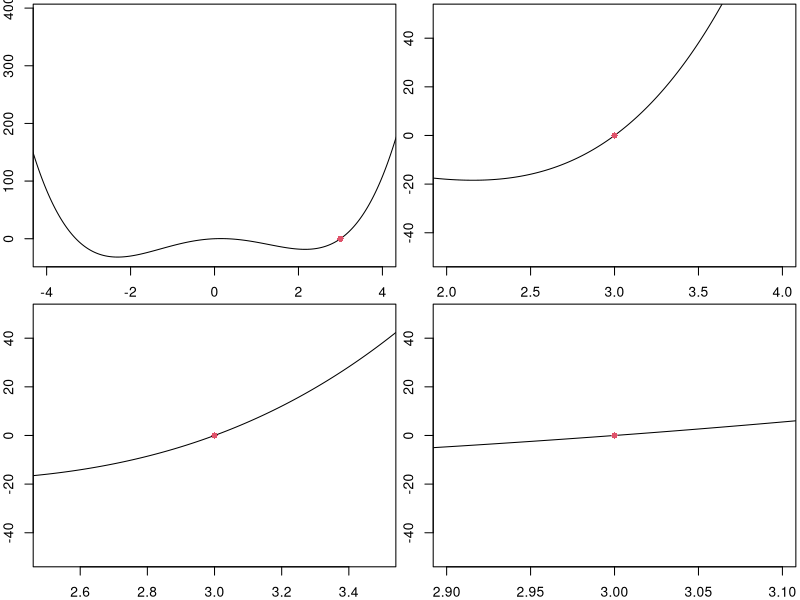
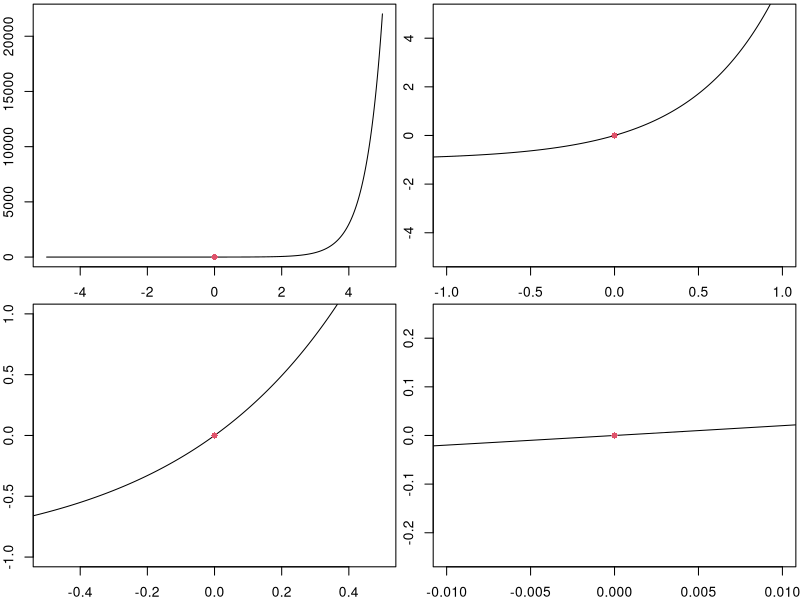
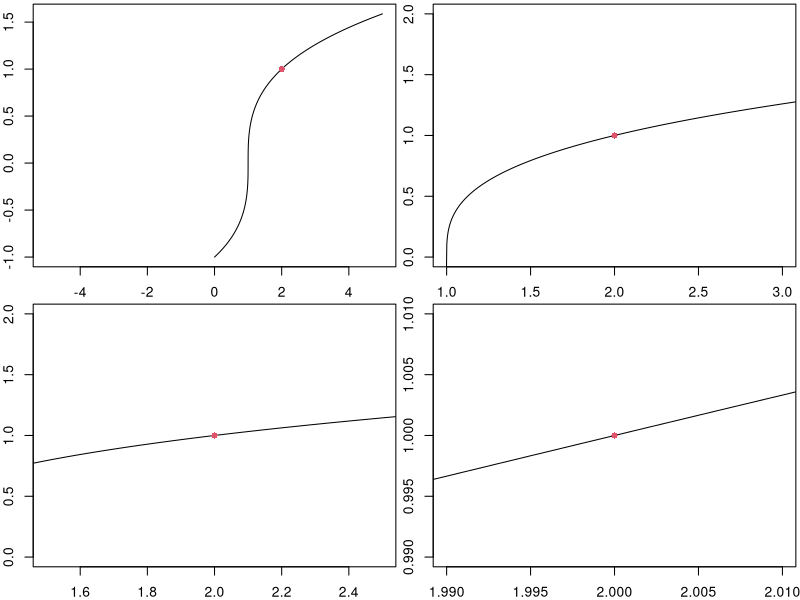
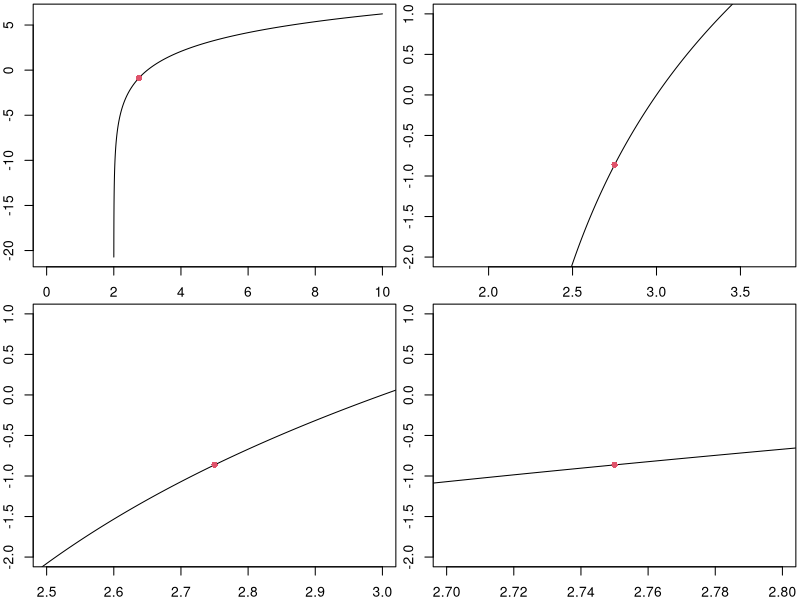
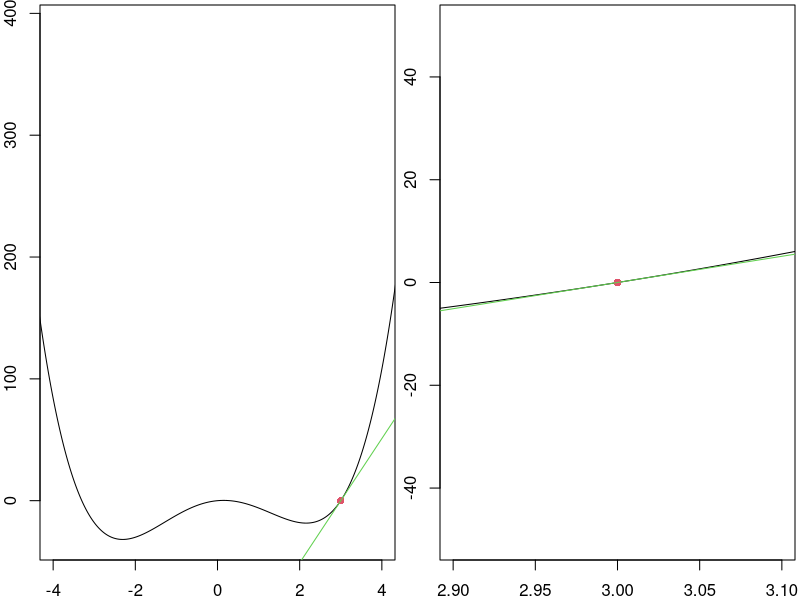
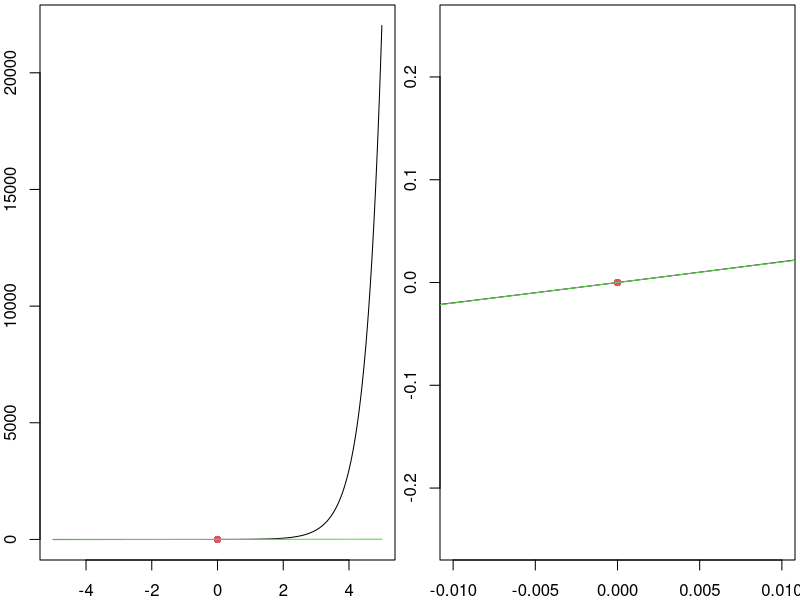
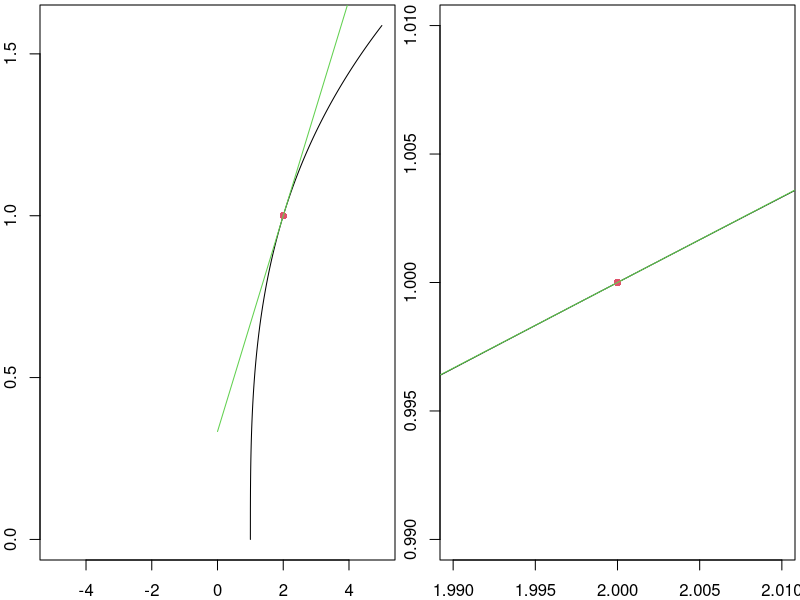
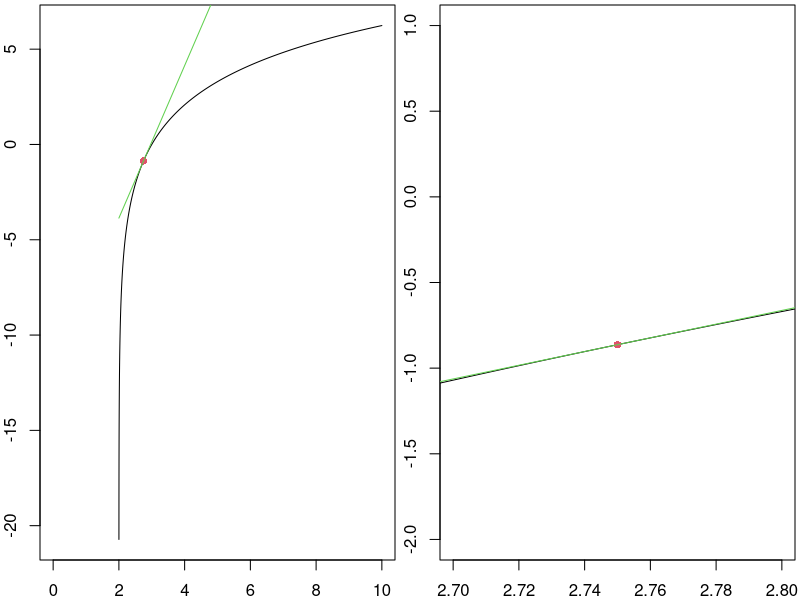

Write the R code that produced these figures, in order.
f <- function(x){x^2}

start <- 3
end <- 4

slope <- (f(end) - f(start))/(end-start)
slope

start <- 3
end <- 3.1

slope <- (f(end) - f(start))/(end-start)
slope

start <- 3
end <- 3.0000000001

slope <- (f(end) - f(start))/(end-start)
slope






#Define the functions.
f1 <- function(x){x^4 -10*x^2 +3*x}
f2  <- function(x){exp(2*x)-1}
f3 <- function(x){sign(x-1)*(abs(x-1))^(1/3)}
f4 <- function(x){3*log(x-2)}

#Graph the functions.
x <- seq(-5,5,1e-3)

###figure 1###
y1 <- f1(x)
par(mfrow=c(2,2),mar=c(2,2,0.25,0.25))
plot(x,y1,type='l',xlim=c(-4,4))
points(3,f1(3),pch=16,col=2)
plot(x,y1,type='l',xlim=c(2,4),ylim=c(-50,50))
points(3,f1(3),pch=16,col=2)
plot(x,y1,type='l',xlim=c(2.5,3.5),ylim=c(-50,50))
points(3,f1(3),pch=16,col=2)
plot(x,y1,type='l',xlim=c(2.9,3.1),ylim=c(-50,50))
points(3,f1(3),pch=16,col=2)


###figure 2###
y2 <- f2(x)
par(mfrow=c(2,2),mar=c(2,2,0.25,0.25))
plot(x,y2,type='l',xlim=c(-5,5))
points(0,f2(0),pch=16,col=2)
plot(x,y2,type='l',xlim=c(-1,1),ylim=c(-5,5))
points(0,f2(0),pch=16,col=2)
plot(x,y2,type='l',xlim=c(-0.5,0.5),ylim=c(-1,1))
points(0,f2(0),pch=16,col=2)
plot(x,y2,type='l',xlim=c(-0.01,0.01),ylim=c(-0.25,0.25))
points(0,f2(0),pch=16,col=2)

###figure 3###
x3 <- seq(0,5,1e-3)
y3 <- f3(x3)
par(mfrow=c(2,2),mar=c(2,2,0.25,0.25))
plot(x3,y3,type='l',xlim=c(-5,5))
points(2,f3(2),pch=16,col=2)
plot(x3,y3,type='l',xlim=c(1,3),ylim=c(0,2))
points(2,f3(2),pch=16,col=2)
plot(x3,y3,type='l',xlim=c(1.5,2.5),ylim=c(0,2))
points(2,f3(2),pch=16,col=2)
plot(x3,y3,type='l',xlim=c(1.99,2.01),ylim=c(0.99,1.01))
points(2,f3(2),pch=16,col=2)

###figure 4###
x4 <- seq(2,10,1e-3)
y4 <- f4(x4)
par(mfrow=c(2,2),mar=c(2,2,0.25,0.25))
plot(x4,y4,type='l',xlim=c(0,10))
points(2.75,f4(2.75),pch=16,col=2)
plot(x4,y4,type='l',xlim=c(1.75,3.75),ylim=c(-2,1))
points(2.75,f4(2.75),pch=16,col=2)
plot(x4,y4,type='l',xlim=c(2.5,3),ylim=c(-2,1))
points(2.75,f4(2.75),pch=16,col=2)
plot(x4,y4,type='l',xlim=c(2.7,2.8),ylim=c(-2,1))
points(2.75,f4(2.75),pch=16,col=2)


f1 <- function(x){x^4-10*x^2+3*x}
f1(3)
f1(2)

(f1(2)-f1(3))/(2-3)
(f1(2.5)-f1(3))/(2.5-3)
(f1(2.9)-f1(3))/(2.9-3)
(f1(2.99)-f1(3))/(2.99-3)
(f1(2.999)-f1(3))/(2.999-3)
(f1(3.001)-f1(3))/(3.001-3)
(f1(3.01)-f1(3))/(3.01-3)
(f1(3.1)-f1(3))/(3.1-3)
(f1(3.5)-f1(3))/(3.5-3)
(f1(4)-f1(3))/(4-3)

x <- c(2, 2.5, 2.9, 2.99, 2.999, 3.001, 3.01, 3.1, 3.5, 4)
(f1(x)-f1(3))/(x-3)


f2 <- function(x){exp(2*x)-1}
f2(0)
x <- c(1,0.5, 0.01, 0.001,0,-0.001,-0.01,-0.05,-1)
data.frame(
  x = x, 
  y = f2(x), 
  slope = (f2(x)-f2(0))/(x-0)
)

f3 <- function(x){(x-1)^(1/3)}
f3(2)
x <- c(1,1.5, 1.99, 1.99999999999,2, 2.0000000001, 2.01, 2.5, 3)
data.frame(
  x = x, 
  y = f3(x), 
  slope = (f3(x)-f3(2))/(x-2)
)

















#Define the linearization.
t <- function(x,a,fa,df){
  fa + df*(x - a)
}

#Visualize these linearizations.
x <- seq(-5,5,1e-3)

###figure 1###
m1 <- 51
  par(mfrow=c(1,2),mar=c(2,2,0.25,0.25))
plot(x,f1(x),type='l',xlim=c(-4,4))
points(3,f1(3),pch=16,col=2)
lines(x,t(x,3,f1(3),m1),col=3)
plot(x,f1(x),type='l',xlim=c(2.9,3.1),ylim=c(-50,50))
points(3,f1(3),pch=16,col=2)
lines(x,t(x,3,f1(3),m1),col=3)


###figure 2###
m2 <- 2
  par(mfrow=c(1,2),mar=c(2,2,0.25,0.25))
plot(x,f2(x),type='l',xlim=c(-5,5))
points(0,f2(0),pch=16,col=2)
lines(x,t(x,0,f2(0),m2),col=3)
plot(x,f2(x),type='l',xlim=c(-0.01,0.01),ylim=c(-0.25,0.25))
points(0,f2(0),pch=16,col=2)
lines(x,t(x,0,f2(0),m2),col=3)

###figure 3###
x3 <- seq(0,5,1e-3)
m3 <- 1/3
  par(mfrow=c(1,2),mar=c(2,2,0.25,0.25))
plot(x3,f3(x3),type='l',xlim=c(-5,5))
points(2,f3(2),pch=16,col=2)
lines(x3,t(x3,2,f3(2),m3),col=3)
plot(x3,f3(x3),type='l',xlim=c(1.99,2.01),ylim=c(0.99,1.01))
points(2,f3(2),pch=16,col=2)
lines(x3,t(x3,2,f3(2),m3),col=3)

###figure 4###
x4 <- seq(2,10,1e-3)
m4 <- 4
  par(mfrow=c(1,2),mar=c(2,2,0.25,0.25))
plot(x4,f4(x4),type='l',xlim=c(0,10))
points(2.75,f4(2.75),pch=16,col=2)
lines(x4,t(x4,2.75,f4(2.75),m4),col=3)
plot(x4,f4(x4),type='l',xlim=c(2.7,2.8),ylim=c(-2,1))
points(2.75,f4(2.75),pch=16,col=2)
lines(x4,t(x4,2.75,f4(2.75),m4),col=3)


###example 1###
x <- seq(-10,2,1e-3)
par(mfrow=c(2,2),mar=c(2,2,0.25,0.25))
plot(x,abs(x+4),type='l',xlim=c(-9,1),ylim=c(-3,5))
points(-4,0,pch=16,col=2)
plot(x,abs(x+4),type='l',xlim=c(-6,-2),ylim=c(-3,3))
points(-4,0,pch=16,col=2)
plot(x,abs(x+4),type='l',xlim=c(-4.5,-3.5),ylim=c(-1,1))
points(-4,0,pch=16,col=2)
plot(x,abs(x+4),type='l',xlim=c(-4.01,-3.99),ylim=c(-0.01,0.01))
points(-4,0,pch=16,col=2)


###example 2###
f3 <- function(x){sign(x-1)*(abs(x-1))^(1/3)}
x3 <- seq(-5,5,1e-4)
y3 <- f3(x3)

par(mfrow=c(2,2),mar=c(2,2,0.25,0.25))
plot(x3,y3,type='l',xlim=c(-5,5))
points(1,f3(1),pch=16,col=2)
plot(x3,y3,type='l',xlim=c(0,2),ylim=c(-1,1))
points(1,f3(1),pch=16,col=2)
plot(x3,y3,type='l',xlim=c(0.5,1.5),ylim=c(-0.75,0.75))
points(1,f3(1),pch=16,col=2)
plot(x3,y3,type='l',xlim=c(0.99,1.01),ylim=c(-0.01,0.01))
points(1,f3(1),pch=16,col=2)










